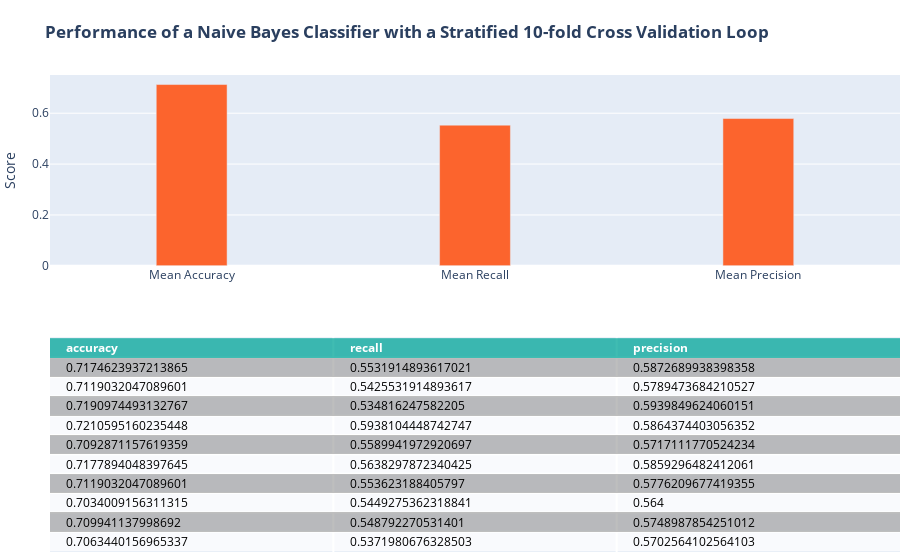

The code cell stored with this chart in its notebook:
### Markdown cell above
#### NaiveBayes

### Code cell
cellTitle = '<b>Performance of a Naive Bayes Classifier with a Stratified 10-fold Cross Validation Loop</b>'

from sklearn.naive_bayes import BernoulliNB
nb_clf = BernoulliNB()

nbScore = []
for train,test in skf.split(X_mat,y):
    nb_clf.fit(X_mat[train],y.values.ravel()[train])
    y_hat = nb_clf.predict(X_mat[test])
    
    cm = confusion_matrix(y.loc[test],y_hat,labels=[1,0])
    nbScore.append({'accuracy':(cm[0,0]+cm[1,1])/sum(cm.ravel()),
                'recall':cm[0,0]/(cm[0,0]+cm[0,1]),
                'precision':cm[0,0]/(cm[0,0]+cm[1,0])})
nbScore = pd.DataFrame(nbScore)
nbFig = plotMetrics(nbScore, cellTitle)
nbFig.show()

### Figure 1 — Plotly figure (JSON) as saved in the notebook; plotly's stock layout.template omitted (floating-point values rounded to 4 significant figures)
{"data": [{"colorscale": [[0, "#00A699"], [0.5, "#a9a9a9"], [1, "#ffffff"]], "hoverinfo": "none", "opacity": 0.75, "showscale": false, "type": "heatmap", "z": [[0, 0, 0], [0.5, 0.5, 0.5], [1, 1, 1], [0.5, 0.5, 0.5], [1, 1, 1], [0.5, 0.5, 0.5], [1, 1, 1], [0.5, 0.5, 0.5], [1, 1, 1], [0.5, 0.5, 0.5], [1, 1, 1]]}, {"marker": {"color": "#FC642D"}, "type": "bar", "width": 0.25, "x": ["Mean Accuracy", "Mean Recall", "Mean Precision"], "xaxis": "x2", "y": [0.7128, 0.5532, 0.5791], "yaxis": "y2"}], "layout": {"annotations": [{"align": "left", "font": {"color": "#ffffff"}, "showarrow": false, "text": "<b>accuracy</b>", "x": -0.45, "xanchor": "left", "xref": "x", "y": 0, "yref": "y"}, {"align": "left", "font": {"color": "#ffffff"}, "showarrow": false, "text": "<b>recall</b>", "x": 0.55, "xanchor": "left", "xref": "x", "y": 0, "yref": "y"}, {"align": "left", "font": {"color": "#ffffff"}, "showarrow": false, "text": "<b>precision</b>", "x": 1.55, "xanchor": "left", "xref": "x", "y": 0, "yref": "y"}, {"align": "left", "font": {"color": "#000000"}, "showarrow": false, "text": "0.7174623937213865", "x": -0.45, "xanchor": "left", "xref": "x", "y": 1, "yref": "y"}, {"align": "left", "font": {"color": "#000000"}, "showarrow": false, "text": "0.5531914893617021", "x": 0.55, "xanchor": "left", "xref": "x", "y": 1, "yref": "y"}, {"align": "left", "font": {"color": "#000000"}, "showarrow": false, "text": "0.5872689938398358", "x": 1.55, "xanchor": "left", "xref": "x", "y": 1, "yref": "y"}, {"align": "left", "font": {"color": "#000000"}, "showarrow": false, "text": "0.7119032047089601", "x": -0.45, "xanchor": "left", "xref": "x", "y": 2, "yref": "y"}, {"align": "left", "font": {"color": "#000000"}, "showarrow": false, "text": "0.5425531914893617", "x": 0.55, "xanchor": "left", "xref": "x", "y": 2, "yref": "y"}, {"align": "left", "font": {"color": "#000000"}, "showarrow": false, "text": "0.5789473684210527", "x": 1.55, "xanchor": "left", "xref": "x", "y": 2, "yref": "y"}, {"align": "left", "font": {"color": "#000000"}, "showarrow": false, "text": "0.7190974493132767", "x": -0.45, "xanchor": "left", "xref": "x", "y": 3, "yref": "y"}, {"align": "left", "font": {"color": "#000000"}, "showarrow": false, "text": "0.534816247582205", "x": 0.55, "xanchor": "left", "xref": "x", "y": 3, "yref": "y"}, {"align": "left", "font": {"color": "#000000"}, "showarrow": false, "text": "0.5939849624060151", "x": 1.55, "xanchor": "left", "xref": "x", "y": 3, "yref": "y"}, {"align": "left", "font": {"color": "#000000"}, "showarrow": false, "text": "0.7210595160235448", "x": -0.45, "xanchor": "left", "xref": "x", "y": 4, "yref": "y"}, {"align": "left", "font": {"color": "#000000"}, "showarrow": false, "text": "0.5938104448742747", "x": 0.55, "xanchor": "left", "xref": "x", "y": 4, "yref": "y"}, {"align": "left", "font": {"color": "#000000"}, "showarrow": false, "text": "0.5864374403056352", "x": 1.55, "xanchor": "left", "xref": "x", "y": 4, "yref": "y"}, {"align": "left", "font": {"color": "#000000"}, "showarrow": false, "text": "0.7092871157619359", "x": -0.45, "xanchor": "left", "xref": "x", "y": 5, "yref": "y"}, {"align": "left", "font": {"color": "#000000"}, "showarrow": false, "text": "0.5589941972920697", "x": 0.55, "xanchor": "left", "xref": "x", "y": 5, "yref": "y"}, {"align": "left", "font": {"color": "#000000"}, "showarrow": false, "text": "0.5717111770524234", "x": 1.55, "xanchor": "left", "xref": "x", "y": 5, "yref": "y"}, {"align": "left", "font": {"color": "#000000"}, "showarrow": false, "text": "0.7177894048397645", "x": -0.45, "xanchor": "left", "xref": "x", "y": 6, "yref": "y"}, {"align": "left", "font": {"color": "#000000"}, "showarrow": false, "text": "0.5638297872340425", "x": 0.55, "xanchor": "left", "xref": "x", "y": 6, "yref": "y"}, {"align": "left", "font": {"color": "#000000"}, "showarrow": false, "text": "0.5859296482412061", "x": 1.55, "xanchor": "left", "xref": "x", "y": 6, "yref": "y"}, {"align": "left", "font": {"color": "#000000"}, "showarrow": false, "text": "0.7119032047089601", "x": -0.45, "xanchor": "left", "xref": "x", "y": 7, "yref": "y"}, {"align": "left", "font": {"color": "#000000"}, "showarrow": false, "text": "0.553623188405797", "x": 0.55, "xanchor": "left", "xref": "x", "y": 7, "yref": "y"}, {"align": "left", "font": {"color": "#000000"}, "showarrow": false, "text": "0.5776209677419355", "x": 1.55, "xanchor": "left", "xref": "x", "y": 7, "yref": "y"}, {"align": "left", "font": {"color": "#000000"}, "showarrow": false, "text": "0.7034009156311315", "x": -0.45, "xanchor": "left", "xref": "x", "y": 8, "yref": "y"}, {"align": "left", "font": {"color": "#000000"}, "showarrow": false, "text": "0.5449275362318841", "x": 0.55, "xanchor": "left", "xref": "x", "y": 8, "yref": "y"}, {"align": "left", "font": {"color": "#000000"}, "showarrow": false, "text": "0.564", "x": 1.55, "xanchor": "left", "xref": "x", "y": 8, "yref": "y"}, {"align": "left", "font": {"color": "#000000"}, "showarrow": false, "text": "0.709941137998692", "x": -0.45, "xanchor": "left", "xref": "x", "y": 9, "yref": "y"}, {"align": "left", "font": {"color": "#000000"}, "showarrow": false, "text": "0.548792270531401", "x": 0.55, "xanchor": "left", "xref": "x", "y": 9, "yref": "y"}, {"align": "left", "font": {"color": "#000000"}, "showarrow": false, "text": "0.5748987854251012", "x": 1.55, "xanchor": "left", "xref": "x", "y": 9, "yref": "y"}, {"align": "left", "font": {"color": "#000000"}, "showarrow": false, "text": "0.7063440156965337", "x": -0.45, "xanchor": "left", "xref": "x", "y": 10, "yref": "y"}, {"align": "left", "font": {"color": "#000000"}, "showarrow": false, "text": "0.5371980676328503", "x": 0.55, "xanchor": "left", "xref": "x", "y": 10, "yref": "y"}, {"align": "left", "font": {"color": "#000000"}, "showarrow": false, "text": "0.5702564102564103", "x": 1.55, "xanchor": "left", "xref": "x", "y": 10, "yref": "y"}], "autosize": true, "margin": {"b": 0, "l": 50, "r": 0, "t": 75}, "title": {"text": "<b>Performance of a Naive Bayes Classifier with a Stratified 10-fold Cross Validation Loop</b>"}, "xaxis": {"autorange": true, "dtick": 1, "gridwidth": 2, "range": [-0.5, 2.5], "showticklabels": false, "tick0": -0.5, "ticks": "", "zeroline": false}, "xaxis2": {"anchor": "y2", "autorange": true, "range": [-0.5, 2.5], "type": "category"}, "yaxis": {"autorange": true, "domain": [0, 0.45], "dtick": 1, "gridwidth": 2, "range": [10.5, -0.5], "showticklabels": false, "tick0": 0.5, "ticks": "", "zeroline": false}, "yaxis2": {"anchor": "x2", "autorange": true, "domain": [0.6, 1], "range": [0, 0.7503], "title": {"text": "Score"}, "type": "linear"}}}
